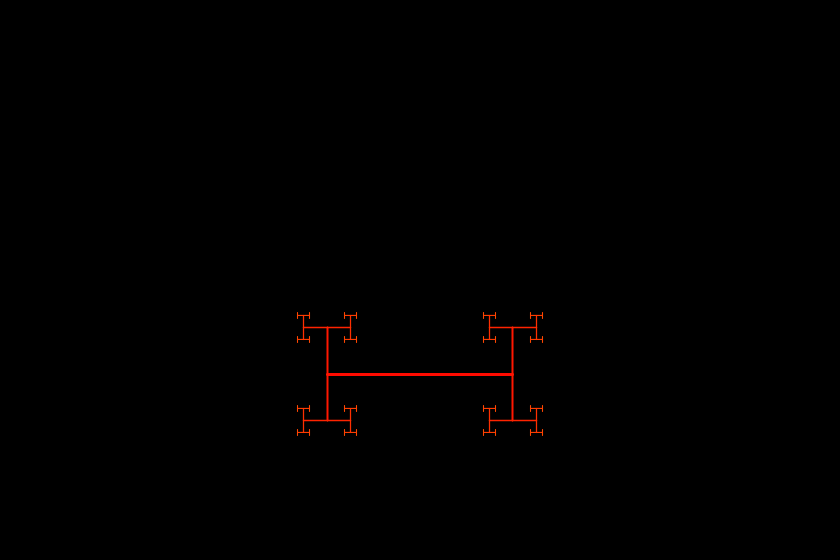
Frame 1 (no input)
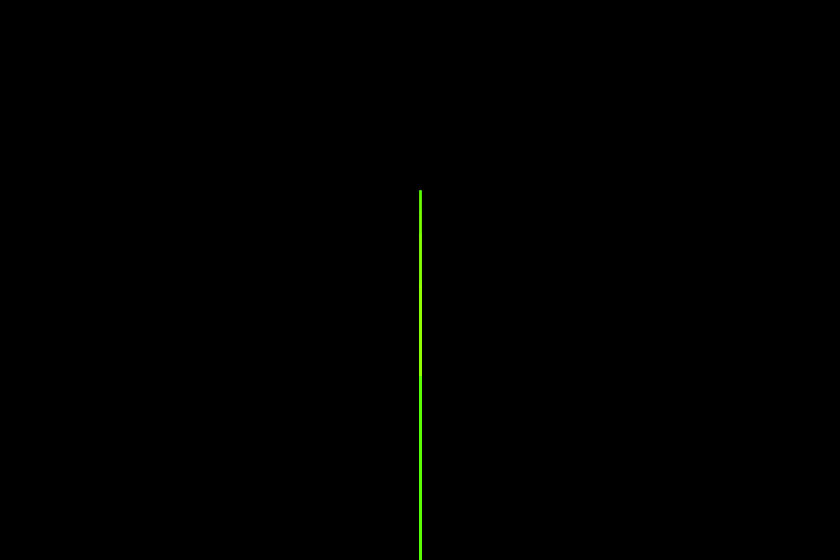
Frame 60 (the mouse pressed at the canvas centre just before this capture)
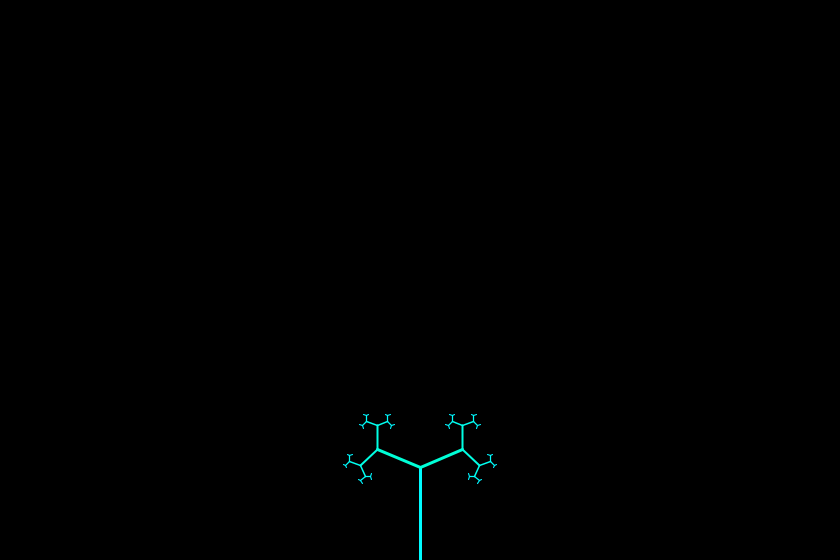
Frame 120 (the mouse held since frame 60 and released just before this capture)

The Processing sketch that drew these frames (run headless with seeded random() and noise(); from frame 60 on, the mouse is pressed at the canvas centre):

// Processing sketch: MyTree
// ── MyTree.pde
float angle;
float colorNum;
float yIn;
float maxWeight = 4;
float branchMult;

void setup(){
  size(840, 560);
  background(255);
  colorMode(HSB, 255);
  stroke(0);
  angle = PI / 2;
  colorNum = 0;
  frameRate(20);
  branchMult = .5;
}

void draw(){
  background(color(0, 0, 0));
  translate(width / 2, height);
  yIn =  (-height / 3) * (height - mouseY) / height;
  strokeWeight(maxWeight - 1);
  branch(0,0,0, yIn , colorNum);
  angle = ((float) mouseX / width) *  3 * PI / 4;
  colorNum++;
  colorNum %= 255;
}

void branch(float x1, float y1, float x2, float y2, float col){
  line(x1, y1, x2, y2);
  translate(0, y2);
  y2 *= branchMult;
  col += 2;
  col %= 255;
  
  if(Math.abs(y2) > 2){
    //RIGHT BRANCH
  pushMatrix();
  rotate(angle);
  stroke(color(col,255,255));
  strokeWeight(maxWeight * ((y2) / yIn) + 1);
  branch(0, 0, 0, y2, col);
  popMatrix();
  
  //LEFT BRANCH
  pushMatrix();
  rotate(-angle);
  stroke(color(col,255,255));
  strokeWeight(maxWeight * ((y2) / yIn) + 1);
  branch(0, 0, 0, y2, col);
  popMatrix();
  }  
}

void keyPressed(){
  if(key == 'w'){
    branchMult += .1;
  }
  if(key == 's'){
    branchMult -= .1;
  }
}
